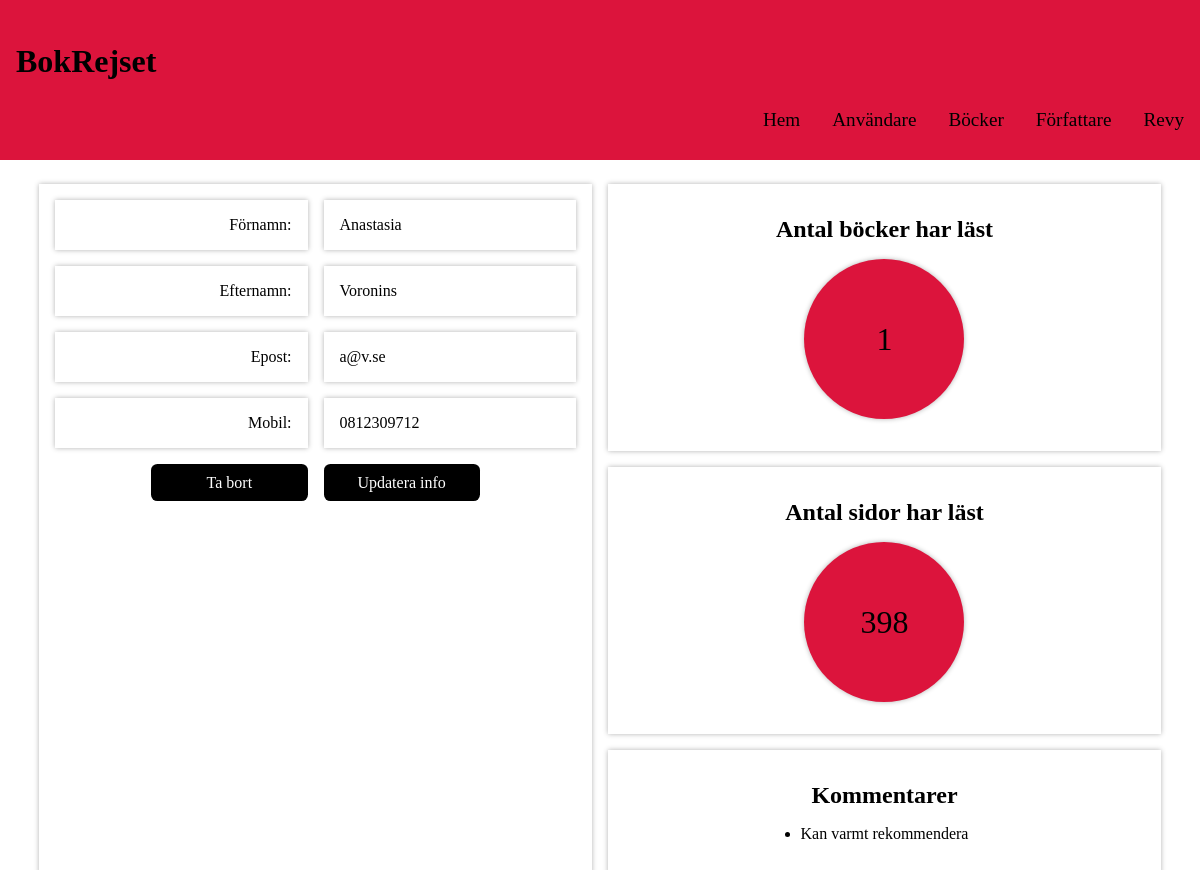
Screenshot of /users.php?user-id=5 with the database file from the repository.
### tables this page shows
CREATE TABLE `users` (
  `id` int(11) NOT NULL,
  `first_name` varchar(32) NOT NULL,
  `last_name` varchar(32) NOT NULL,
  `email` varchar(50) NOT NULL,
  `mobile` varchar(13) NOT NULL
);

CREATE TABLE `userbook` (
  `id` int(11) NOT NULL,
  `user_id` int(11) NOT NULL,
  `book_id` int(11) NOT NULL,
  `pages` int(11) NOT NULL,
  `comment` varchar(200) NOT NULL
);

### users.php (called while the page is built, shortened)
<?php
require 'classes/user-view.php';
require 'classes/user-model.php';
$pdo = require 'partials/connect.php';
$userModel = new UserModel($pdo);
$userView = new UserView();
$userController = new UserController($userModel, $userView);
include 'partials/header.php';
include 'partials/nav.php';
$userController->start();
include 'partials/footer.php';

### classes/user.php (called while the page is built, shortened)
<?php
class User {
    private string $first_name = "";
    private string $last_name = "";
    private string $email = "";
    private string $mobile = "";
    function __construct($id, $first_name, $last_name, $email, $mobile) {
        $this->first_name = $first_name;
        $this->last_name = $last_name;
        $this->email = $email;
        $this->mobile = $mobile;
    }
    public function getFirstName(): string {
        return $this->first_name;
    }
    public function getLastName () : string {
        return $this->last_name;
    }
    public function getEMail () : string {
        return $this->email;
    }
    public function getMobile () : string {
        return $this->mobile;
    }
}

### classes/db.php (called while the page is built, shortened)
<?php
class DB {
    public function __construct(PDO $pdo)
    {
        $this->pdo = $pdo;
    }
}

### classes/user-model.php (called while the page is built, shortened)
<?php
require_once 'db.php';
require 'user.php';
class UserModel extends DB {
    protected $table = "users";
    public function convertToUserClass (array $users) : array {
        $classUsers = [];
        foreach ($users as $element) {
            $user = new User ($element["id"], $element["first_name"], $element["last_name"], $element["email"], $element["mobile"]);
            array_push($classUsers, $user);
        }
        return $classUsers;
    }
    public function getUser ($id) : array {
        $query = "SELECT * FROM $this->table WHERE id = ?";
        $stmt = $this->pdo->prepare($query);
        $stmt->execute([$id]);
        return $this->convertToUserClass($stmt->fetchAll(PDO::FETCH_ASSOC)) ;
    }
    public function getUserComments (int $userId):array {
        $query = "SELECT userbook.comment FROM users
        JOIN userbook ON userbook.user_id=users.id
        WHERE users.id = ?;";
        $stmt = $this->pdo->prepare($query);
        $stmt->execute([$userId]);
        return $stmt->fetchAll(PDO::FETCH_ASSOC);
    }
    public function getCompletedBooksByUser (int $id) {
        $query = "SELECT users.id, COUNT(users.id) as completed_books FROM users
                    JOIN userbook ON userbook.user_id=users.id
                    WHERE users.id = ?
                    GROUP BY users.id;";
        $stmt = $this->pdo->prepare($query);
        $stmt->execute([$id]);
        return $stmt->fetchAll(PDO::FETCH_ASSOC);
    }
    public function getCompletedPagesByUser (int $id) {
        $query = "SELECT users.id, SUM(userbook.pages) as completed_pages FROM users
                    JOIN userbook ON userbook.user_id=users.id
                    WHERE users.id = ?
                    GROUP BY users.id;";
        $stmt = $this->pdo->prepare($query);
        $stmt->execute([$id]);
        return $stmt->fetchAll(PDO::FETCH_ASSOC);
    }
}

### classes/user-view.php (the view, shortened to what this page needs)
<?php
class UserView {
    public function renderDeleteButton (int $id) {
        echo "<a href='?user-id={$id}&action=delete'>Ta bort</a>";
    }
    public function renderAllUserComments (array $userComments) {
        echo "<h2>Kommentarer</h2>";
        if(count($userComments)>0){
            echo "<ul>";
            foreach ($userComments as $uc) {
                echo "<li>{$uc["comment"]}</li>";
            }
            echo "</ul>";
        }
        else {
            $this->renderEmptyInfoDiv();
        }
    }
    public function renderUserInfoMain (array $user, array $userComments,  int $id, array $completedBooksNum, array $completedPagesNum) {
        echo "<main class='details_section'>";
            echo "<section>";
                echo "<div>";
                    echo "<span>Förnamn:</span>";
                    echo "<span>{$user[0]->getFirstName()}</span>";
                echo "</div>";
                echo "<div>";
                    echo "<span>Efternamn:</span>";
                    echo "<span>{$user[0]->getLastName()}</span>";
                echo "</div>";
                echo "<div>";
                    echo "<span>Epost:</span>";
                    echo "<span>{$user[0]->getEmail()}</span>";
                echo "</div>";
                echo "<div>";
                    echo "<span>Mobil:</span>";
                    echo "<span>{$user[0]->getMobile()}</span>";
                echo "</div>";
                echo "<div class='buttons'>";
                    echo $this->renderDeleteButton($id);
                    echo $this->renderUpdateButton($id);
                echo "</div>";
            echo "</section>";
            echo "<section>";
                echo "<div>";
                    echo "<h2>Antal böcker har läst</h2>";
                    if($completedBooksNum!=null){
                        echo "<div>{$completedBooksNum[0]['completed_books']}</div>";
                    }
                    else {
                        $this->renderEmptyInfoDiv();
                    }
                echo "</div>";
                echo "<div>";
                    echo "<h2>Antal sidor har läst</h2>";
                    if($completedPagesNum!=null){
                        echo "<div>{$completedPagesNum[0]['completed_pages']}</div>";
                    }
                    else {
                        $this->renderEmptyInfoDiv();
                    }
                echo "</div>";
                echo "<div>";
                    echo $this->renderAllUserComments($userComments);
                echo "</div>";
            echo "</section>";
            echo "</main>";
        }
    public function renderUpdateButton (int $id) {
        echo "<a href='?user-id={$id}&action=update'>Updatera info</a>";
    }
}

### styles/main.css (style rules this page uses)
* { padding: 0; margin: 0; box-sizing: border-box; }
main { display: flex; flex-wrap: wrap; width: 100%; }
a { text-decoration: none; color: black; }

### styles/details.css (style rules this page uses)
.details_section { display: flex; flex-wrap: wrap; justify-content: center; gap: 1rem; padding: 2%; }
.details_section section { width: 48%; display: flex; flex-direction: column; gap: 1rem; }
.details_section section:nth-child(1) { padding: 1rem; box-shadow: 0 0 5px rgba(0, 0, 0, 0.3); }
.details_section section:nth-child(1) div { display: flex; gap: 1rem; justify-content: center; }
.details_section section:nth-child(1) div span { box-shadow: 0 0 5px rgba(0, 0, 0, 0.3); width: 50%; padding: 1rem; }
.details_section section:nth-child(1) div span:nth-child(1) { text-align: end; }
.details_section section:nth-child(1) div span:nth-child(2) { text-align: start; }
.details_section a { width: 30%; padding: 0.6rem; background-color: black; color: white; border-radius: 0.4rem; text-align: center; }
.details_section section:nth-child(2) > div { padding: 2rem; display: flex; flex-direction: column; align-items: center; gap: 1rem; box-shadow: 0 0 5px rgba(0, 0, 0, 0.3); }
.details_section section:nth-child(2) > div > div { padding: 1rem; width: 10rem; height: 10rem; font-size: 2rem; background-color: crimson; box-shadow: 0 0 5px rgba(0, 0, 0, 0.3); display: flex; justify-content: center; align-items: center; border-radius: 50%; }

### rows the page displays
users: first_name "Anastasia", last_name "Voronins", email "a@v.se", mobile "0812309712"
userbook: comment "Kan varmt rekommendera"

### other values shown
$completedBooksNum[0]['completed_books'] "1"
$completedPagesNum[0]['completed_pages'] "398"
